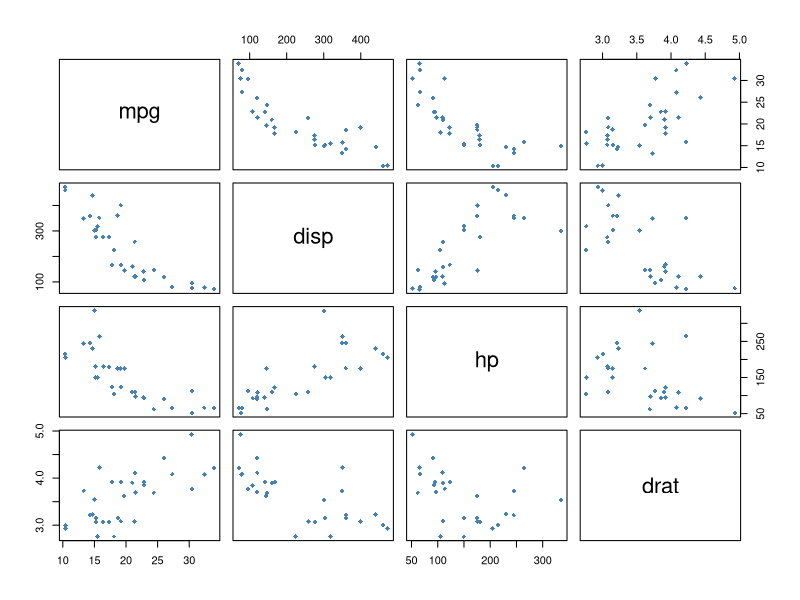
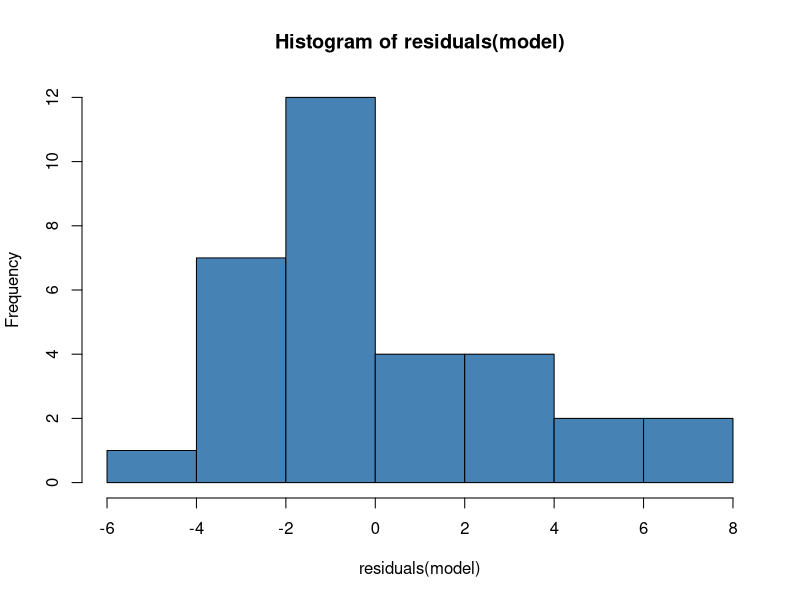
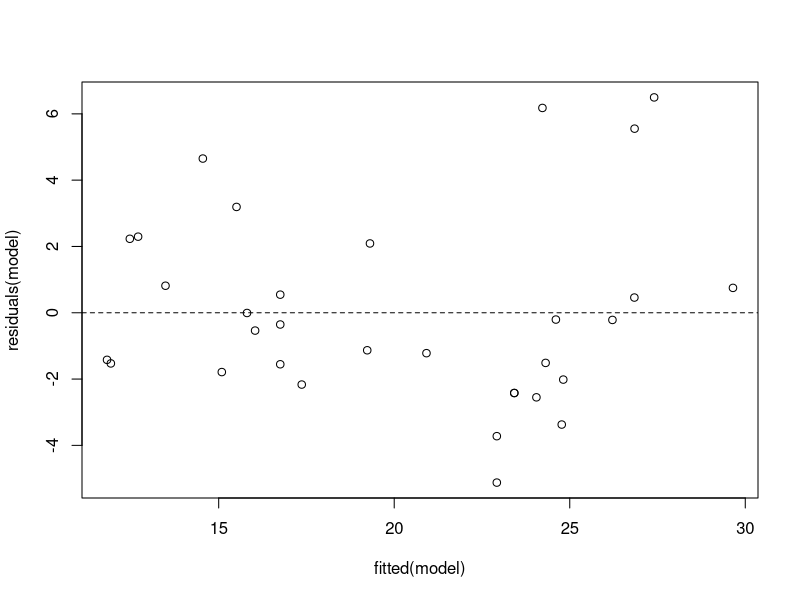

The R script that drew these images, in order:
#DEFINE DATA
data <- mtcars[ , c("mpg", "disp", "hp", "drat")]

#view first six rows of data frame
head(data)

#EXAMINE DATA
#scatterplot to view relationships/correlations between variables
pairs(data, pch = 18, col = "steelblue")

#FIT THE MODEL
model <- lm(mpg ~ disp + hp + drat, data = data)

#CHECK MODEL ASSUMPTIONS
#create histogram to check for residual normality
hist(residuals(model), col = "steelblue")

#create fitted value vs residual plot for heteroskedasticity
plot(fitted(model), residuals(model))
abline(h = 0, lty = 2)

#VIEW MODEL SUMMARY
summary(model)

#USE MODEL TO MAKE PREDICTIONS
#define the coefficients from the model output
intercept <- coef(summary(model))["(Intercept)", "Estimate"]
disp <- coef(summary(model))["disp", "Estimate"]
hp <- coef(summary(model))["hp", "Estimate"]
drat <- coef(summary(model))["drat", "Estimate"]

#use the model coefficients to predict the value for mpg
intercept + disp*220 + hp*150 + drat*3